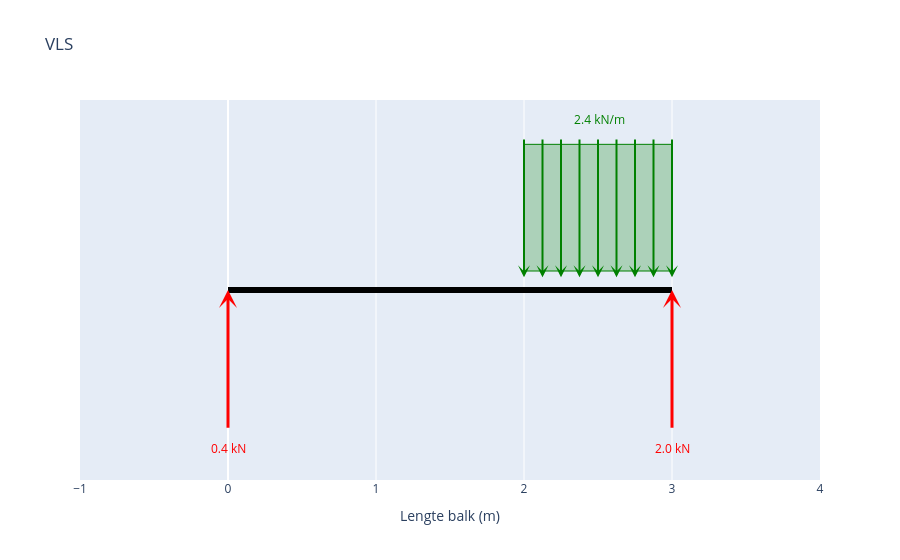

Notebook source saved alongside this figure:
### Markdown cell above
## Vrij-Lichaam-Schema

### Code cell
fig_vls = maak_vls_plotly()
fig_vls.show()

### Figure 1 — Plotly figure (JSON) as saved in the notebook; plotly's stock layout.template omitted (floating-point values rounded to 4 significant figures)
{"data": [{"hoverinfo": "skip", "line": {"color": "black", "width": 6}, "mode": "lines", "type": "scatter", "x": [0, 3], "y": [0, 0]}], "layout": {"annotations": [{"arrowcolor": "green", "arrowhead": 3, "arrowsize": 1, "arrowwidth": 2, "ax": 2, "axref": "x", "ay": 1.2, "ayref": "y", "showarrow": true, "text": "", "x": 2, "xref": "x", "y": 0.1, "yref": "y"}, {"arrowcolor": "green", "arrowhead": 3, "arrowsize": 1, "arrowwidth": 2, "ax": 2.125, "axref": "x", "ay": 1.2, "ayref": "y", "showarrow": true, "text": "", "x": 2.125, "xref": "x", "y": 0.1, "yref": "y"}, {"arrowcolor": "green", "arrowhead": 3, "arrowsize": 1, "arrowwidth": 2, "ax": 2.25, "axref": "x", "ay": 1.2, "ayref": "y", "showarrow": true, "text": "", "x": 2.25, "xref": "x", "y": 0.1, "yref": "y"}, {"arrowcolor": "green", "arrowhead": 3, "arrowsize": 1, "arrowwidth": 2, "ax": 2.375, "axref": "x", "ay": 1.2, "ayref": "y", "showarrow": true, "text": "", "x": 2.375, "xref": "x", "y": 0.1, "yref": "y"}, {"arrowcolor": "green", "arrowhead": 3, "arrowsize": 1, "arrowwidth": 2, "ax": 2.5, "axref": "x", "ay": 1.2, "ayref": "y", "showarrow": true, "text": "", "x": 2.5, "xref": "x", "y": 0.1, "yref": "y"}, {"arrowcolor": "green", "arrowhead": 3, "arrowsize": 1, "arrowwidth": 2, "ax": 2.625, "axref": "x", "ay": 1.2, "ayref": "y", "showarrow": true, "text": "", "x": 2.625, "xref": "x", "y": 0.1, "yref": "y"}, {"arrowcolor": "green", "arrowhead": 3, "arrowsize": 1, "arrowwidth": 2, "ax": 2.75, "axref": "x", "ay": 1.2, "ayref": "y", "showarrow": true, "text": "", "x": 2.75, "xref": "x", "y": 0.1, "yref": "y"}, {"arrowcolor": "green", "arrowhead": 3, "arrowsize": 1, "arrowwidth": 2, "ax": 2.875, "axref": "x", "ay": 1.2, "ayref": "y", "showarrow": true, "text": "", "x": 2.875, "xref": "x", "y": 0.1, "yref": "y"}, {"arrowcolor": "green", "arrowhead": 3, "arrowsize": 1, "arrowwidth": 2, "ax": 3, "axref": "x", "ay": 1.2, "ayref": "y", "showarrow": true, "text": "", "x": 3, "xref": "x", "y": 0.1, "yref": "y"}, {"font": {"color": "green"}, "showarrow": false, "text": " 2.4 kN/m", "x": 2.5, "y": 1.35}, {"arrowcolor": "red", "arrowhead": 3, "arrowsize": 1, "arrowwidth": 3, "ax": 0, "axref": "x", "ay": -1.1, "ayref": "y", "showarrow": true, "text": "", "x": 0, "xref": "x", "y": 0, "yref": "y"}, {"font": {"color": "red"}, "showarrow": false, "text": "0.4 kN", "x": 0, "y": -1.25}, {"arrowcolor": "red", "arrowhead": 3, "arrowsize": 1, "arrowwidth": 3, "ax": 3, "axref": "x", "ay": -1.1, "ayref": "y", "showarrow": true, "text": "", "x": 3, "xref": "x", "y": 0, "yref": "y"}, {"font": {"color": "red"}, "showarrow": false, "text": "2.0 kN", "x": 3, "y": -1.25}], "autosize": true, "shapes": [{"fillcolor": "rgba(0,128,0,0.25)", "line": {"color": "green", "width": 1}, "type": "rect", "x0": 2, "x1": 3, "y0": 0.15, "y1": 1.15}], "showlegend": false, "title": {"text": "VLS"}, "xaxis": {"autorange": false, "dtick": 1, "range": [-1, 4], "title": {"text": "Lengte balk (m)"}, "type": "linear"}, "yaxis": {"autorange": false, "range": [-1.5, 1.5], "showgrid": false, "showticklabels": false, "title": {}, "type": "linear", "zeroline": false}}}
